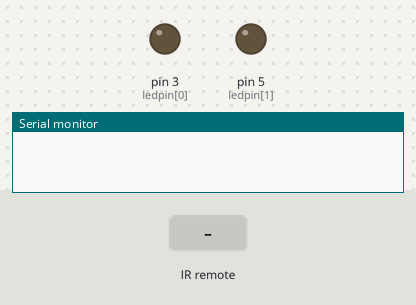
Bench run of a sketch on a simulated Arduino Uno, built with avr-gcc and run on an emulated ATmega328P. Parts: output pins drawn as LEDs (lit = HIGH), the last lines printed to the serial monitor. Dashed ring = blinking. The inputs (shaded band) are chosen by the test bench.

Above: at 1.2 s.
1.3 s: infrared code 0xFFA25D received
At 2.1 s:
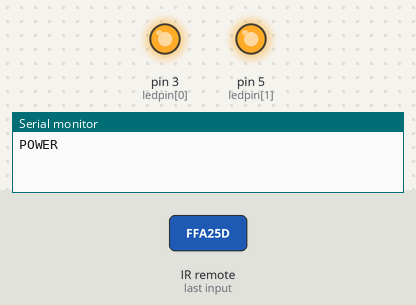
2.9 s: infrared code 0xFF30CF received
At 3.15 s:
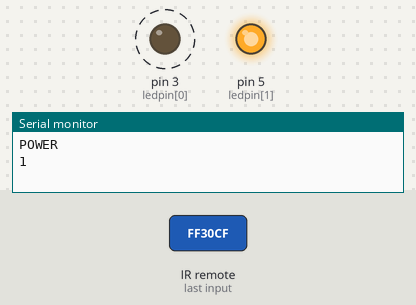
5.9 s: infrared code 0xFF18E7 received
At 6.45 s:
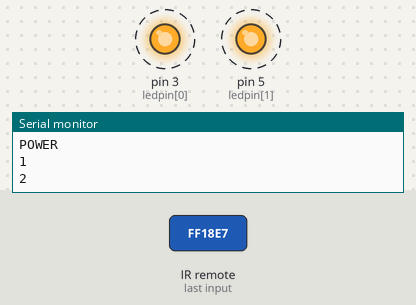
8.9 s: infrared code 0xFF30CF received
Timing chart, 0 to 12.9 s (numbered marks = the images above; inputs shaded):
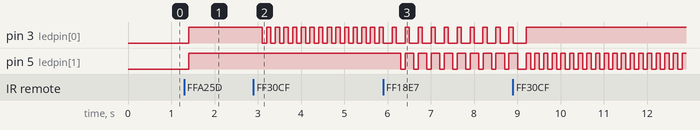

The sketch:

IRRemoteTest.ino
```cpp
#include "IRremote.h"
int IRreceiver = 11;
IRrecv irrecv(IRreceiver);
decode_results results;

int ledpin[]={3,5}; //array of pins 1, 2
bool pwr = false ; // power true once , false twice or zero
bool one = false; //true once , false twice
bool two = false; //true once , false twice


void translateIR(){
  switch(results.value){
    case 0xFFA25D: Serial.println("POWER"); pwr = !pwr; break;
    case 0xFF30CF: Serial.println("1"); one = !one; break;
    case 0xFF18E7: Serial.println("2"); two = !two; break;
    default:Serial.println("other button"); break;
  }
  delay(100);
  }
void setup() {
Serial.begin(9600);
pinMode(ledpin[0], OUTPUT);
pinMode(ledpin[1], OUTPUT);
irrecv.enableIRIn();//start reciver
}

void loop() {
  if (irrecv.decode(&results)){
    translateIR();
    irrecv.resume();
  }

  if(pwr){
  // turn on all leds
    digitalWrite(ledpin[0], HIGH);
    digitalWrite(ledpin[1], HIGH);
    if(one){//1
      delay(100);
      digitalWrite(ledpin[0], LOW);
    }
    if(two){//2
      delay(100);
      digitalWrite(ledpin[1], LOW);
    }
  } else{ // not pwr
    // turn off leds
    digitalWrite(ledpin[0], LOW);
    digitalWrite(ledpin[1], LOW);
    // return to first state
    one = false;
    two = false;
    }
    delay(100);
//Serial.print(pwr);
//Serial.print('\t');
//Serial.print(one);
//Serial.print('\t');
//Serial.print(two);
//Serial.println('\t');
}
```

Measured:
- after the input at 1.3 s, pin 3 (ledpin[0]), pin 5 (ledpin[1]): LOW → HIGH after 0.10 s
- after the input at 2.9 s, pin 3 (ledpin[0]): alternates HIGH for 0.10 s and LOW for 0.10 s, starting after 0.20 s
- after the input at 5.9 s, pin 3 (ledpin[0]): alternates HIGH for 0.10 s and LOW for 0.20 s, starting after 0.21 s; pin 5 (ledpin[1]): alternates HIGH for 0.20 s and LOW for 0.10 s, starting after 0.41 s
